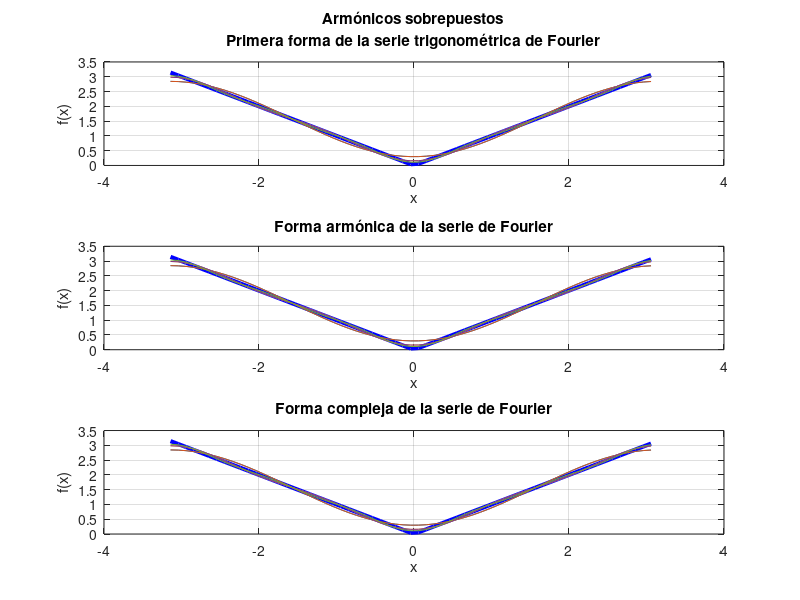

Write MATLAB code to recreate this figure.
%*************************************************************************%
%    DESCRIPCIÓN: EL SCRIPT SOBREPONE LAS ONDAS  SINOSOIDALES DE          %              %
%          UNA FUNCIÓN MEDIANTE LAS FORMAS TRIGONOMÉTRICAS                %
%                 Y EXPONENCIAL DE LA SERIE DE FOURIER                    %
%                                                                         %
%        ELABORADO POR: TRUJEQUE MATOS FARIDE Y MAY DÍAZ JOAN CARLOS      % 
%                FECHA DE MODIFICACIÓN: NOVIEMBRE 2021                    %
%*************************************************************************%
clear all
clc
%Primera forma
%Función de f(x)

x= -pi:0.1:pi; %vector de tiempo
p=((x>=-pi)&(x<=0)).*(-x)+((x>0)&(x<=pi)).*(x);%Función periódica
subplot(3,1,1)
plot(x,p,'b','Linewidth',3);
title({'Armónicos sobrepuestos';'Primera forma de la serie trigonométrica de Fourier'});
xlabel("x");
ylabel("f(x)");
hold on
grid on
%Primera forma de la serie trigonométrica de Fourier
armonicos=input('Indique la cantidad de armónicos para la primera forma de la serie de Fourier: ');
sum=(pi./2);
a=(pi./2);
pause on
for n=[1:armonicos]
    f=(((2*((-1).^n)-2)./((n.^2)*pi).*cos(n*x)));
  
    sum=sum+f; %Realiza la sumatoria de los armónicos 
    plot(x,sum); 
    grid on;
    
    pause(0.1)
end
pause off

%Fin

%Segunda forma
% función f(x)
x= -pi:0.1:pi; %vector de tiempo
p=((x>=-pi)&(x<=0)).*(-x)+((x>0)&(x<=pi)).*(x); %Función periódica 
subplot(3,1,2)
plot(x,p,'b','Linewidth',3);
title("Forma armónica de la serie de Fourier");
xlabel("x");
ylabel("f(x)");
hold on
grid on
%forma armónica de la serie de Fourier
armonicos=input('Indique la cantidad de armónicos para la forma armónica de la serie de Fourier: ');
sum=(pi./2);
pause on
for n=[1:armonicos]
   f=(sqrt((2*((-1).^n)-2)./((n.^2)*pi)).^2)*cos(n.*x);
    sum=sum+f; %Realiza la sumatoria de los armonicos 
    plot(x,sum);
    grid on;
    pause(0.1)
end
pause off

%forma compleja de la serie de Fourier
%función f(x)
x= -pi:0.1:pi; %vector de tiempo
p=((x>=-pi)&(x<=0)).*(-x)+((x>0)&(x<=pi)).*(x);
subplot(3,1,3)
plot(x,p,'b','Linewidth',3);
title("Forma compleja de la serie de Fourier");
xlabel("x");
ylabel("f(x)");
hold on
grid on
%serie de fourier
armonicos=input('Indique la cantidad de armónicos para la forma compleja de la serie de Fourier: ');
sum=(pi./2);
a=(pi./2);
pause on
for n=[1:armonicos]
  %i=j
    f=(((-1+((-1).^n))./(pi*n.^2)).*exp(1i*n.*x))+(((-1+((-1).^n))./(pi*n.^2)).*exp(-1i*n.*x));
   
    sum=sum+f; %Realiza la sumatoria de los armónicos 
    
   
plot(x,real(sum));
    grid on;
    hold on
    pause(0.1)
end
pause off
sum=a+sum;
%fin